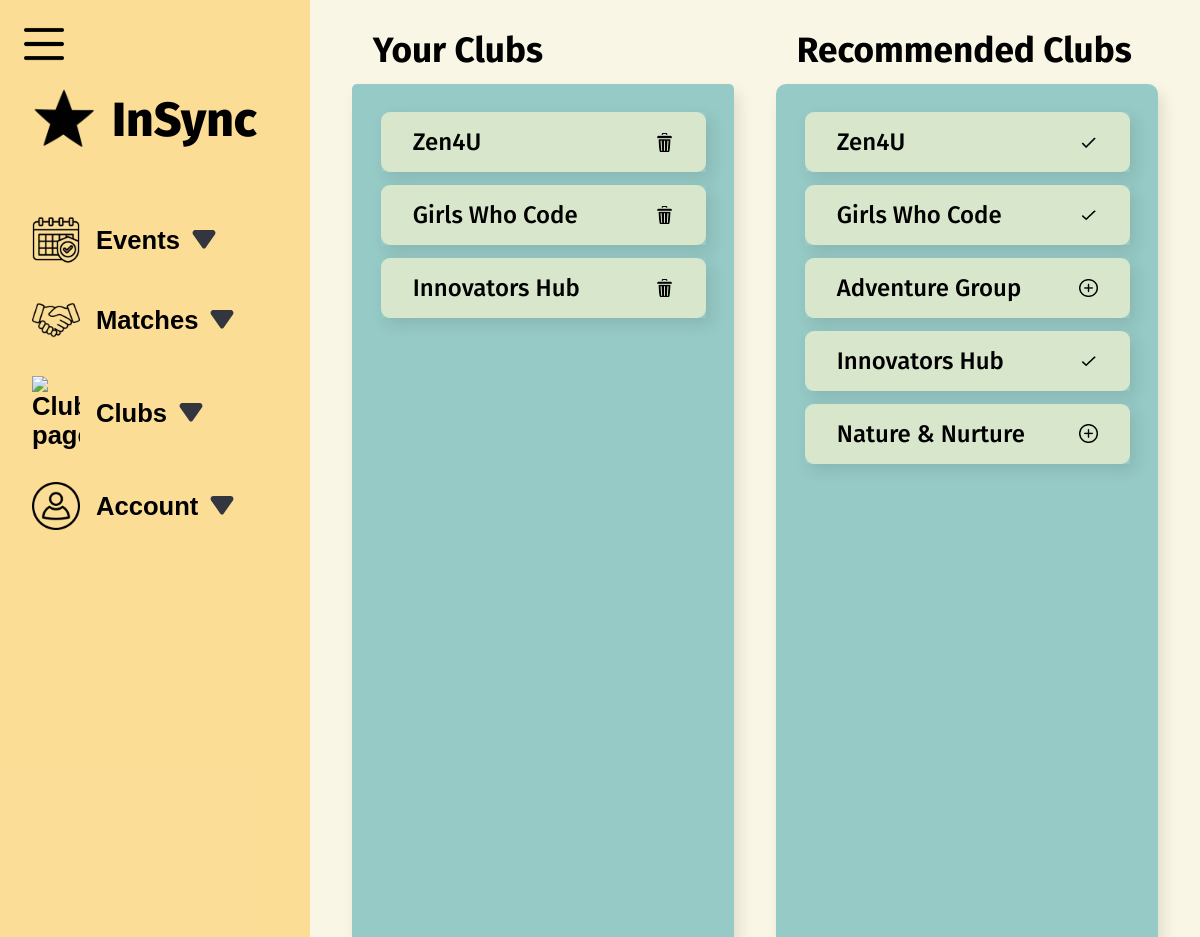
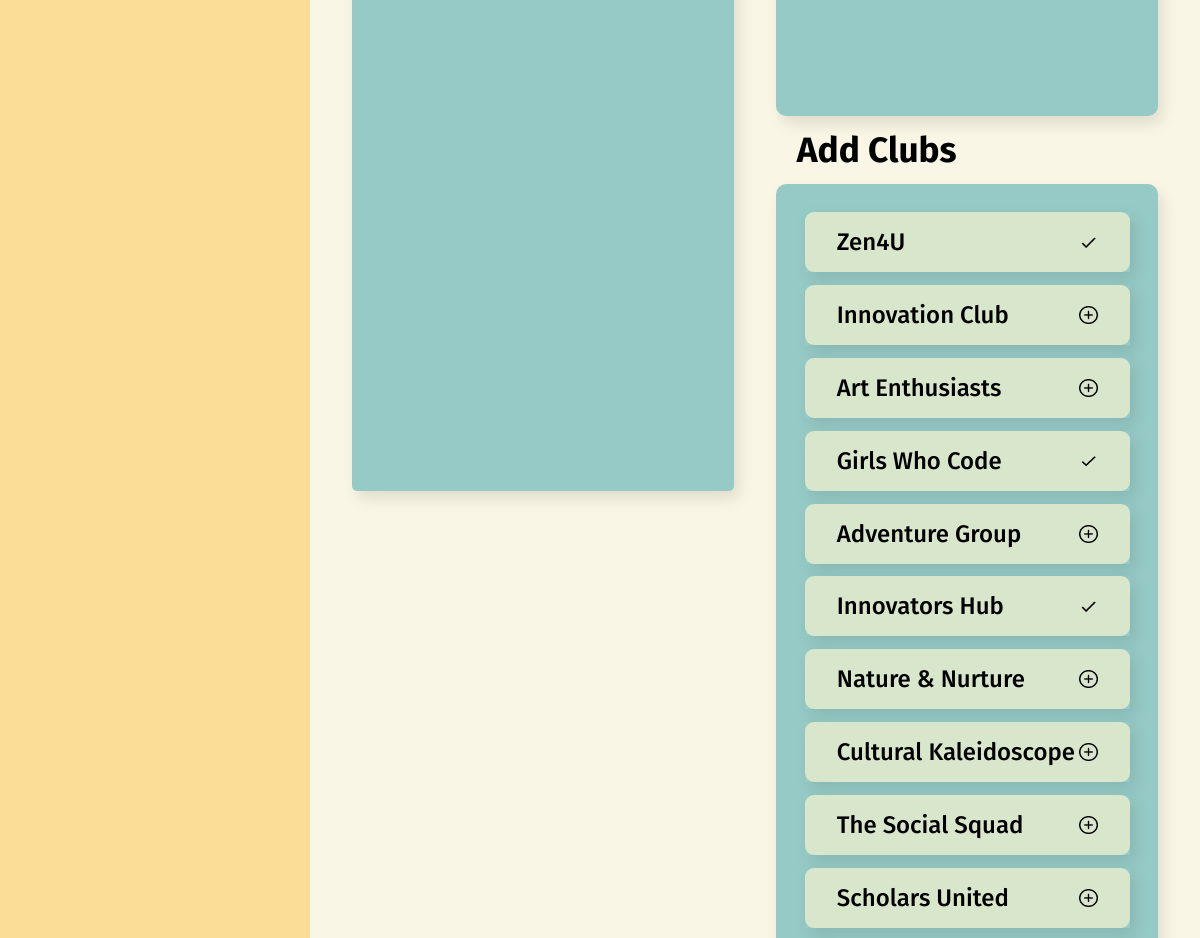
Screenshot of /InSync/student/editClubList.php (signed in) with the database file from the repository (2 pictures, top to bottom).
### tables this page shows
CREATE TABLE `clubs` (
  `id` int(11) NOT NULL,
  `name` text NOT NULL,
  `image` mediumblob NOT NULL,
  `description` mediumtext NOT NULL,
  `tags` longtext NOT NULL DEFAULT '{}' CHECK (json_valid(`tags`)),
  `userid` int(11) NOT NULL
);

### InSync/student/editClubList.php (the view, shortened to what this page needs)
<!DOCTYPE html>
<html lang="en">
<head>
   <link rel="stylesheet" href="resources/editClub.css" />
</head>
<body>
   <div class="sections">
      <section>
         <?php
         include("includes/nav.inc.php");
         include("../includes/server.inc.php");
         $clubData = [];
         $stmt = $conn->prepare("SELECT clubs FROM customerdata WHERE id = ?");
         $stmt->bind_param("s", $_SESSION['user_id']);
         $stmt->execute();
         $result = $stmt->get_result();
         if ($result->num_rows > 0) {
            $row = $result->fetch_assoc();
            $userClubs = json_decode($row['clubs']);
         }
         $stmt = $conn->prepare("SELECT * from clubs");
         $stmt->execute();
         $result = $stmt->get_result();
         while ($row = $result->fetch_assoc()) {
            $clubData[] = $row;
         }
         ?>
      </section>
      <main>
         <div class="container">
            <div class="my-clubs-wrapper">
               <h2>Your Clubs</h2>
               <div class="my-clubs">
                  <?php
                  function isClub($var)
                  {
                     return in_array($var["id"], $GLOBALS['userClubs']);
                  }
                  $userClubsArray = array_filter($clubData, "isClub");
                  foreach ($userClubsArray as $club) {
                     echo '<div class="club-item-wrapper">
                              <div class="club-item">
                                 <a href="club.php?id='.$club["id"].'">' . $club["name"] . '</a>
                                 <img class="delete-club" src="../public/delete.png" alt="delete club" data-id="' . $club["id"] . '">
                              </div>
                           </div>';
                  }
                  ?>
               </div>
            </div>
            <div class="add-clubs-wrapper">
               <h2>Recommended Clubs</h2>
               <div class="recommended-clubs-container">
                  <?php
                  foreach ($_SESSION['clubMatches'] as $match) {
                     $image = "add.png";
                     $class = "add";
                     if (in_array((int)$match["id"], $userClubs)) {
                        $class = "done";
                        $image = "done.webp";
                     }
                     echo '<div class="club-item-wrapper">
                           <div class="club-item">
                              <a href="club.php?id=' . $match["id"] . '">' . htmlspecialchars($match["name"]) . '</a>
                              <img src="../public/' . $image . '" alt="add club" class="' . $class . '-club" data-id="' . $match["id"] . '">
                           </div>
                        </div>';
                  }
                  ?>
               </div>
               <h2>Add Clubs</h2>
               <div class="add-clubs-container">
                  <?php
                  foreach ($clubData as $row) {
                     $image = "add.png";
                     $class = "add";
                     if (in_array((int)$row["id"], $userClubs)) {
                        $class = "done";
                        $image = "done.webp";
                     }
                     echo '<div class="club-item-wrapper">
                        <div class="club-item">
                           <a href="club.php?id=' . $row["id"] . '">' . $row["name"] . '</a>
                           <img src="../public/' . $image . '" alt="add club" class="' . $class . '-club" data-id="' . $row["id"] . '" >
                        </div>
                     </div>';
                  }
                  ?>
               </div>
            </div>
         </div>
      </main>
   </div>
</body>
</html>

### InSync/student/resources/editClub.css (style rules this page uses)
main { width: 100%; }
.container { display: flex; }
.my-clubs { border-radius: 5px; background-color: #96cac6; height: 70vh; padding: 1rem; box-shadow: 5px 8px 15px rgba(0, 0, 0, 0.1); overflow-y: auto; }
.my-clubs-wrapper { width: 50%; margin: 1rem; margin-right: 1.3rem; margin-left: 2.6rem; }
h2 { font-size: 2.2em; margin: 0.8rem 1.3rem; }
.add-clubs-wrapper { width: 50%; margin: 1rem; margin-right: 2.6rem; margin-left: 1.3rem; }
.add-clubs-container, .recommended-clubs-container { border-radius: 10px; background-color: #96cac6; height: 50vh; padding: 1rem; box-shadow: 5px 8px 15px rgba(0, 0, 0, 0.1); overflow-y: auto; }
.club-item img { width: 7%; cursor: pointer; }
.club-item { border-radius: 9px; display: flex; justify-content: space-between; padding: 1rem 2rem; align-items: center; background-color: var(--light-green); }
.club-item-wrapper { box-shadow: 5px 6px 15px rgba(0, 0, 0, 0.1); margin: 0.8rem 0.8rem; }
.club-item a { margin: 0; font-size: 1.5em; font-weight: 500; text-decoration: none; color: black; }
.done-club { cursor: none; }

### InSync/resources/base.css (style rules this page uses)
:root { --light-green: #d8e6cb; --orange: #ef9d66; --sage-green: #c9d0a1; --teal: #79adaa; --light-teal: #7fc7c2; --yellow: #fcdd95fa; --light-yellow: #f9f6e5; }
body { padding: 0; margin: 0; font-family: "Fira Sans","Trebuchet MS", "Lucida Sans Unicode", "Lucida Grande", "Lucida Sans", sans-serif; background-color: var(--light-yellow); }

### InSync/student/resources/nav.css (style rules this page uses)
.sections { display: flex; }

### rows the page displays
clubs: name "Zen4U"
clubs: name "Girls Who Code"
clubs: name "Innovators Hub"
clubs: name "Innovation Club"
clubs: name "Art Enthusiasts"
clubs: name "Adventure Group"
clubs: name "Nature & Nurture"
clubs: name "Cultural Kaleidoscope"
clubs: name "The Social Squad"
clubs: name "Scholars United"

### other values shown
$match["name"] "Zen4U"
$match["name"] "Girls Who Code"
$match["name"] "Adventure Group"
$match["name"] "Innovators Hub"
$match["name"] "Nature & Nurture"
